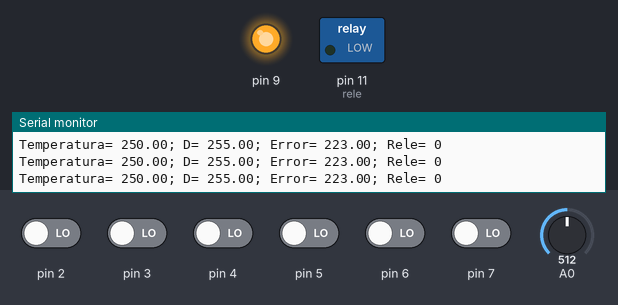
Simulated run of this sketch. Board: Arduino Uno, built with avr-gcc and run on an emulated ATmega328P. On the bench: switched loads named in the sketch (green lamp = pin HIGH), output pins drawn as LEDs (lit = HIGH), the last lines printed to the serial monitor. Inputs (shaded band) come from the test bench; at power-on: pin 2–7 LOW, A0 = 512.

Above: at 1.2 s.
1.3 s: A0 set to 90
At 2.6 s:
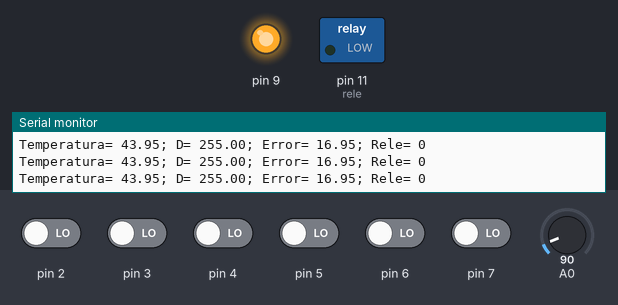
2.9 s: A0 set to 78
4.4 s: A0 set to 70
5.9 s: A0 set to 30
At 6.3 s:
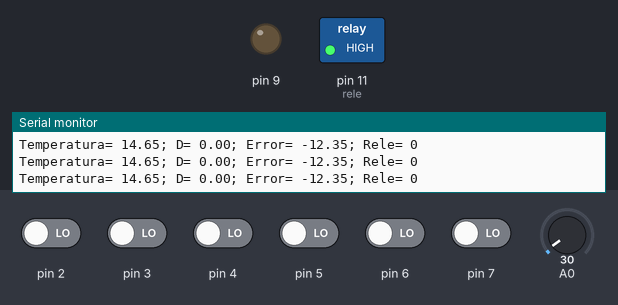
7.4 s: A0 set to 110
At 8.6 s:
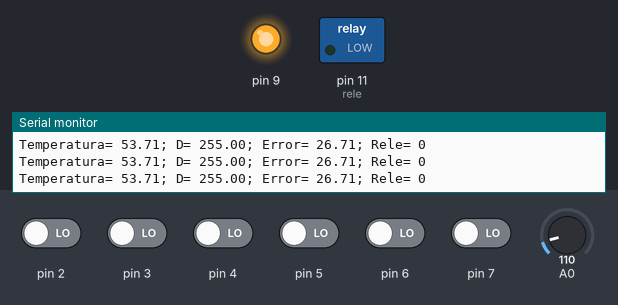
8.9 s: A0 set to 17
At 9.9 s:
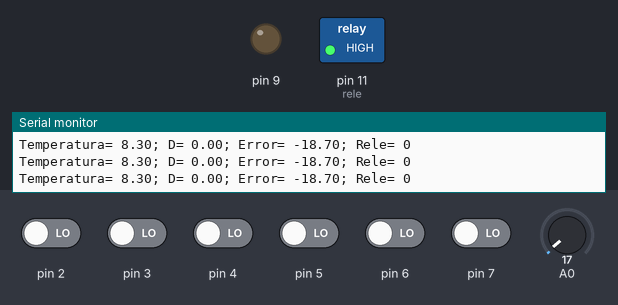
Timing chart, 0 to 11.4 s (numbered marks = the images above; inputs shaded):
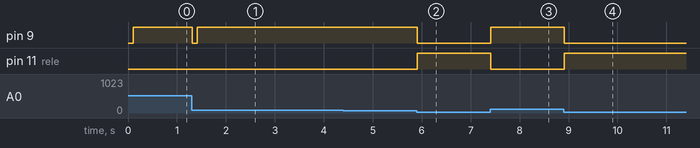

The sketch:

PID_i.ino
```cpp
/** ENCABEZADOS
*@file  PID_i.c
*@brief Experimento 4. IE 0624 Laboratorio de Microcontroladores. Escrito orignalmente en el IDE de Arduino
*@autor Andrés Quesada Acosta, B04927. José Pablo Martínez Hernández, B34024.
*@date  26 de octubre del 2016.
*/
#include <avr/pgmspace.h>

//CONSTANTES
#define cte_kp  40.0   //300
#define cte_ki  5.0     //5.0
#define cte_kd  5.0
#define Margin_Int 0.9
//#define target1  25.0    //60
//#define target2  26.0    //58

//Variables de control de flujo
long tInit;
long tSerial;

//Valor Deseado
float Target = 27;

//Pin de relay
int rele = 11;

//Output
float dutycycle;

//PID
float error;
float prev_error;
float Proportional;
float Integral;
float Derivative;
float Kp;
float Ki;
float Kd;
long LastTime;
long SampleTime;
long timeOutInt;

void setup()
{
  //Empiezo comunicacion serie a 115200
  Serial.begin(115200);
  delay(10);
  //Configuro el pin 9 como salida (PWM)
  pinMode(9,OUTPUT);
  //Configuro el pin 11 como salida (Relay)
  pinMode(rele,OUTPUT);

  //Capturo tiempos para el control de mi programa.
  tInit=millis();
  LastTime=millis();

  //Valor de mis constantes del control PI
  Kp=cte_kp;
  Ki=cte_ki;
  Kd=cte_kd;

  //Modificar frecuencia PWM
  //Setting   Divisor   Frequency
  //0x01    1     31250
  //0x02    8     3906.25
  //0x03      64    488.28125
  //0x04      256     122.0703125
  //0x05    1024    30.517578125
  //TCCR1B = TCCR1B & 0b11111000 | <setting>;
  //Configuro el PWM a 30 kHz.
  TCCR1B=TCCR1B & 0b11111000 | 0x01;
}

void loop()
{

  //Recojo 20 veces el dato del sensor y hago la media
  int lectura = analogRead(0);
  float temp = 0;

  for (int i=0; i<40;i++){
    temp = lectura * 5.0/1024 + temp ;  //Función que transforma mi lectura del ADC en grados usando una tabla guardad en memoria FLASH
  }

  temp/=40;
  float Input = (temp)*100;

  // Cambio el SetPoint a target1 y target2 cada 120 segundos

  //--------------
  //Target=target1;
  //long time=(millis()-tInit)/1000;
  //if ((time>60) && (time<120) )
  //{
  //  Target=target2;
  //}else if ( time>120 ){
  //  tInit=millis();
  //}
  //-------------


  //----------------------------------------------------
  //CONTROL PID
  //Hago los calculos de manera periodica

  SampleTime=(millis()-LastTime);
  if (SampleTime>=100)
  {

    LastTime=millis();

    //Calculo de error (diferencia entre SetPoint y temperatura actual
    prev_error=(float)error;
    error=(float)Input-(float)Target;

    Proportional=(float)Kp*(float)error;

    //El control integral solo entra cuando esta lo suficientemente cerca
    //Esto es para evitar saturar el control
    if ( (abs(error)<=Margin_Int))
    {
      if (timeOutInt++ >10)        //Si se cumple durante X veces el SampleTime (delay de la parte integral)
      {
        Integral+=(float)Ki*(float)error;
        timeOutInt=3000;              //Para evitar desbordamiento del numero si esta durante mucho tiempo
      }
    }else
    {
      Integral=0;
      timeOutInt=0;
    }

    //Parte derivativa
    Derivative=(float)Kd*((float)error-(float)prev_error);
    //----------------------------------------------------------------

    float sume = 0;

    for (int j=0; j<100;j++){
    sume = error + sume ;  //Función que transforma mi lectura del ADC en grados usando una tabla guardad en memoria FLASH
     }
    float promerror = sume/100;

    if ( promerror> 0.5 ){
    dutycycle=(int)Proportional+ (int)Integral + (int)Derivative;

    //Limites de la salida. PWM de Arduino 0-255 (8 bits).
    if (dutycycle <0){
      dutycycle=0;
    }else if (dutycycle>255){
      dutycycle=255;
    }
     //Actualizo salida
     analogWrite(9,(int)dutycycle);
    }else{
      dutycycle=0;
      //Actualizo salida
      analogWrite(9,(int)dutycycle);
    }

    int k = 0;
    if ( promerror<= -1 ){
    k++;
    if (k <=10){
      digitalWrite(rele,HIGH);
    }else{
      digitalWrite(rele,LOW);}
      }

    else{
     digitalWrite(rele,LOW);
    }

    //Mando datos a Stamplot
    Serial.print("Temperatura= ");
    Serial.print(Input);
    //Serial.print(13,BYTE);

    Serial.print("; D= ");
    Serial.print(dutycycle);
    Serial.print("; Error= ");
    Serial.print(promerror);
    Serial.print("; Rele= ");
    Serial.println(bitRead(PIND,rele));
    //Serial.print("; p= ");
    //Serial.print(Proportional);
    //Serial.print("; i= ");
    //Serial.print(Integral);
    //Serial.print("; d= ");
    //Serial.println(Derivative);

  }
  //----------------------------------------------------
}
```

Measured:
- after the input at 1.3 s, pin 9: HIGH → LOW at once, → HIGH 0.10 s later
- after the input at 5.9 s, pin 9: HIGH → LOW at once; pin 11 (rele): LOW → HIGH at once
- after the input at 7.4 s, pin 9: LOW → HIGH at once; pin 11 (rele): HIGH → LOW at once
- after the input at 8.9 s, pin 9: HIGH → LOW at once; pin 11 (rele): LOW → HIGH at once
